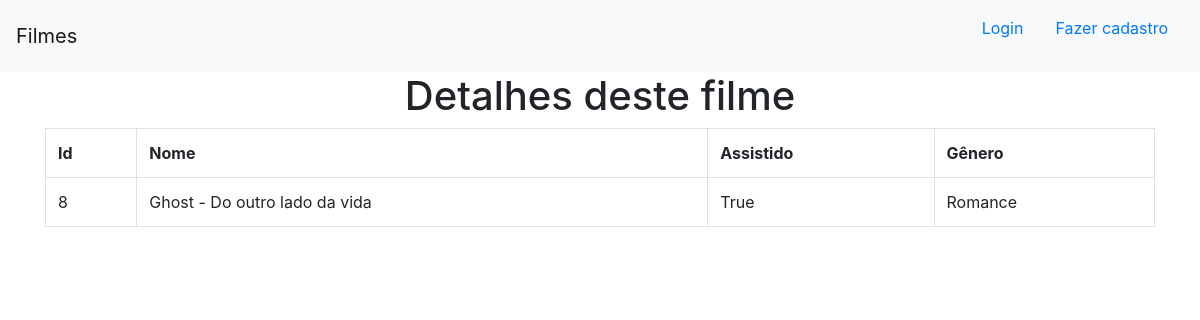
Page /8 on the committed database.
### meus_filmes/models.py (models this page shows)
class Filme(models.Model):
    filme = models.TextField(max_length=255)
    assistido = models.BooleanField(default=False)
    genero = models.TextField(max_length=255)

### meus_filmes/views.py (the view)
# urls.py: path('<int:id_filme>',views.detalhe,name='detalhe'),
def detalhe(request,id_filme):
    dados = {
        'dados': Filme.objects.get(pk=id_filme)
    }
    return render(request,'filmes/detalhe.html',dados)

### meus_filmes/templates/filmes/detalhe.html
{% extends 'filmes/base.html' %}
{% block conteudo %}
<h1  style="text-align:center;">Detalhes deste filme</h1>
<div class="container">
    <table class = "table table-hover table table-bordered" >
        <tr>
            <th>Id</th>
            <th>Nome</th>
            <th>Assistido</th>
            <th>Gênero</th>
        </tr>
        <tr>
            <td>{{dados.id}}</td>
            <td>{{dados.filme}}</td>
            <td>{{dados.assistido}}</td>
            <td>{{dados.genero}}</td>
        </tr>
    </table>
</div>
{% endblock %}

### rows in the picture
Filme: id "8", filme "Ghost - Do outro lado da vida", assistido "True", genero "Romance"
